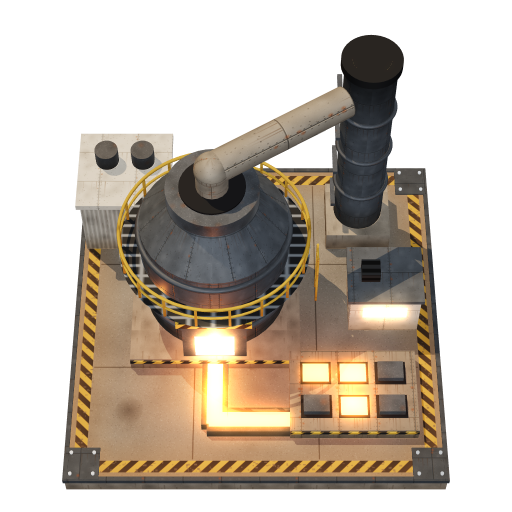
#> input picture renderer/example/smelter.png, 512 x 512 px, given in place of s00-day.png, which was not available
$ python town_sheet.py ../example ../example/smelter.png ../example/smelter.png
#> lines starting #> are read from the running program, lines starting #| are printed output that depends on the picture
# Passenger Town 3D concept: the contact sheet of the set (b/town.js), each building by day over the same at night,
# on a street-grey ground with its shadow, at 96 px a tile, with a 45 px a tile copy (the readability check) beside it.
#   python3 preview/town_sheet.py jobs              prints the render jobs
#   python3 preview/town_sheet.py compose <dir> <out.png>
import sys, os
from PIL import Image, ImageDraw, ImageFont

SET = [  # (label, query)
    ('Walk-up flats 2x2', 'k=house&w=2&h=2&v=2'), ('Walk-up flats 3x2', 'k=house&w=3&h=2&v=5'), ('Shopfront 2x3', 'k=shop&w=2&h=3&v=1'),
    ('Shopfront 3x2', 'k=shop&w=3&h=2&v=4'), ('Apartment block 3x3', 'k=flats&w=3&h=3&v=1'), ('Residential tower 3x4', 'k=tower&w=3&h=4&v=1'),
    ('Civic tower 2x2', 'k=spire&w=2&h=2&v=1'), ('School 5x4', 'k=school&w=5&h=4&v=1'), ('Civic hall 5x3', 'k=hall&w=5&h=3&v=1'),
    ('Covered arcade 2x4', 'k=arcade&w=2&h=4&v=1'), ('Car hulks 1x1', 'k=car&w=1&h=1&v=1'),
    ('Being stripped (1)', 'k=flats&w=3&h=3&v=1&strip=1'), ('Stripped (2)', 'k=tower&w=3&h=4&v=1&strip=2'),
]
def nm(i, tod): return f's{i:02d}-{tod}'
if sys.argv[1] == 'jobs':
    for i, (_, q) in enumerate(SET):
        for tod in ('day', 'night'): print(f"town:::{nm(i, tod)}:{q}{'&tod=night' if tod == 'night' else ''}")
    for v in (2, 3): print(f'town:::car{v}-day:k=car&w=1&h=1&v={v}'); print(f'town:::car{v}-night:k=car&w=1&h=1&v={v}&tod=night')
    sys.exit()
d, out = sys.argv[2], sys.argv[3]
k = 96 / 128
try: font = ImageFont.truetype('/usr/share/fonts/truetype/dejavu/DejaVuSans.ttf', 22)
except OSError: font = ImageFont.load_default()
def tile(n, night):
#> called with n = 's00-day', night = False
    im = Image.open(f'{d}/{n}.png'); sh = Image.open(f'{d}/{n}-shadow.png')
#> in tile, im is the input picture: PIL image 512x512 RGBA; mean R, G, B, A 70.8, 60.4, 48.3, 129.3
    bg = Image.new('RGBA', im.size, (40, 44, 56, 255) if night else (92, 94, 98, 255))
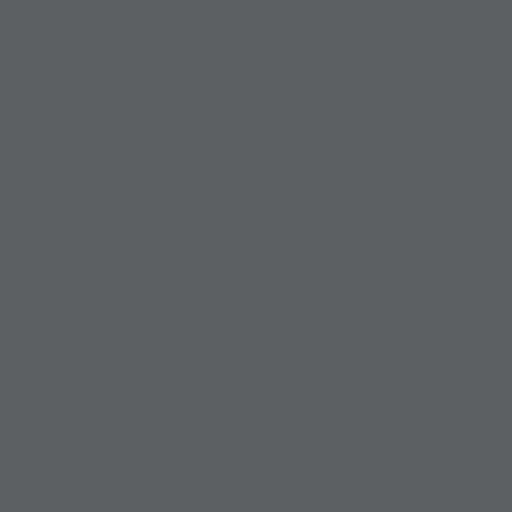
#> bg: PIL image 512x512 RGBA; mean R, G, B, A 92, 94, 98, 255
    s = sh.copy(); s.putalpha(s.getchannel('A').point(lambda v: int(v * (0.3 if night else 0.45)))); bg.alpha_composite(s); bg.alpha_composite(im)
#> after `s.putalpha(s.getchannel('A').point(lambda v: int(v * (0.3 if night els`:
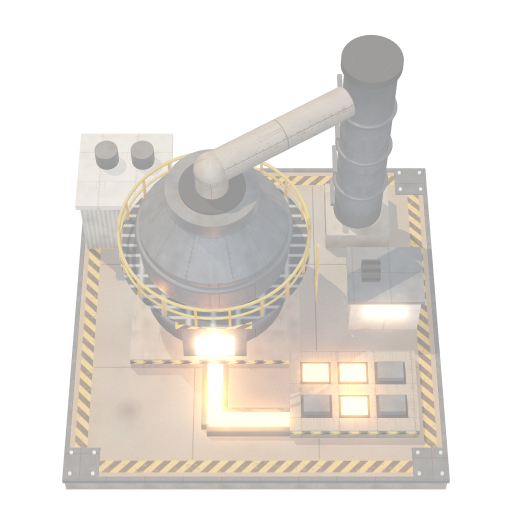
#> s: PIL image 512x512 RGBA; mean R, G, B, A 70.8, 60.4, 48.3, 57.8; transparent parts drawn white
#> after `bg.alpha_composite(s)`:
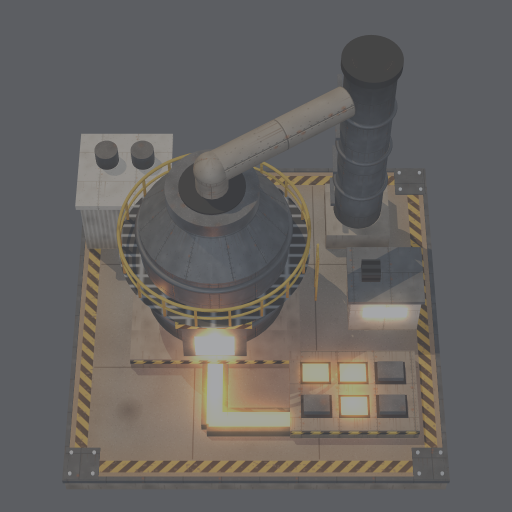
#> bg: PIL image 512x512 RGBA; mean R, G, B, A 102.6, 99.5, 97.2, 255
#> after `bg.alpha_composite(im)`:
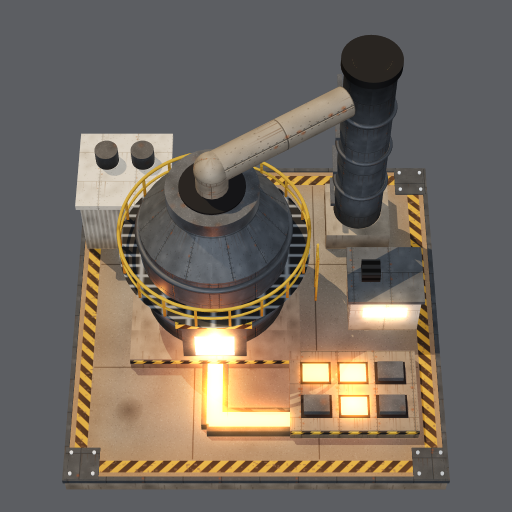
#> bg: PIL image 512x512 RGBA; mean R, G, B, A 115.8, 106.4, 96.3, 255
    return bg.resize((round(im.width * k), round(im.height * k)), Image.LANCZOS)
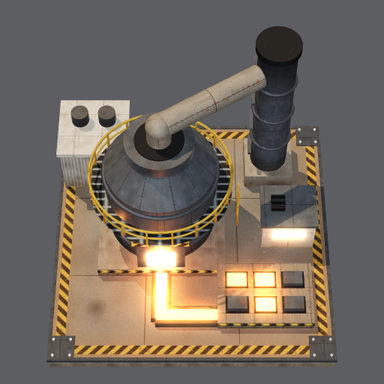
#> returned value: PIL image 384x384 RGBA; mean R, G, B, A 115.7, 106.4, 96.3, 255
cells = []
for i, (label, q) in enumerate(SET):
    if 'car' in q:
        ims = {t: [tile(f'{nm(i, t)}', t == 'night')] + [tile(f'car{v}-{t}', t == 'night') for v in (2, 3)] for t in ('day', 'night')}
        cat = {}
        for t, v in ims.items():
            c = Image.new('RGBA', (sum(x.width for x in v) + 8 * (len(v) - 1), max(x.height for x in v)), (30, 30, 30, 255)); x0 = 0
            for x in v: c.paste(x, (x0, c.height - x.height)); x0 += x.width + 8
            cat[t] = c
        cells.append((label, cat['day'], cat['night']))
    else: cells.append((label, tile(nm(i, 'day'), False), tile(nm(i, 'night'), True)))
#> (the run stopped early here; a loop or call above may not have finished)
